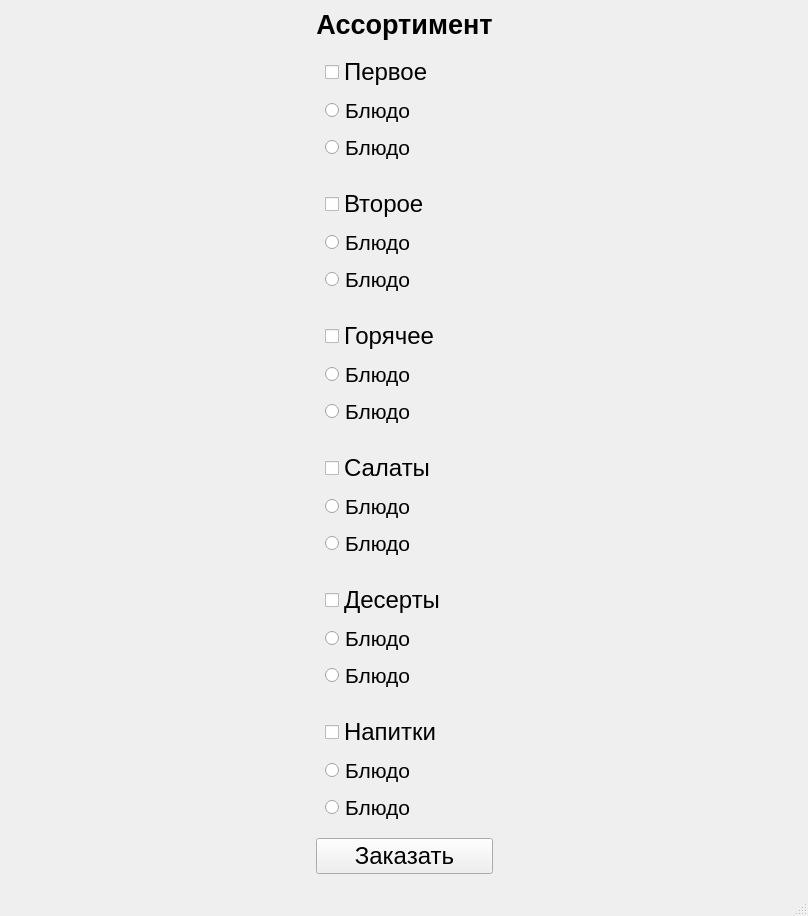
<?xml version="1.0" encoding="UTF-8"?>
<ui version="4.0">
 <class>mainWindow</class>
 <widget class="QMainWindow" name="mainWindow">
  <property name="geometry">
   <rect>
    <x>0</x>
    <y>0</y>
    <width>808</width>
    <height>705</height>
   </rect>
  </property>
  <property name="font">
   <font>
    <family>Arial</family>
    <pointsize>18</pointsize>
    <weight>50</weight>
    <bold>false</bold>
   </font>
  </property>
  <property name="windowTitle">
   <string>MainWindow</string>
  </property>
  <widget class="QWidget" name="centralwidget">
   <layout class="QHBoxLayout" name="horizontalLayout">
    <item>
     <spacer name="horizontalSpacer">
      <property name="orientation">
       <enum>Qt::Horizontal</enum>
      </property>
      <property name="sizeHint" stdset="0">
       <size>
        <width>40</width>
        <height>20</height>
       </size>
      </property>
     </spacer>
    </item>
    <item>
     <layout class="QVBoxLayout" name="verticalLayout_19">
      <item>
       <widget class="QLabel" name="label">
        <property name="font">
         <font>
          <pointsize>20</pointsize>
          <weight>75</weight>
          <bold>true</bold>
         </font>
        </property>
        <property name="text">
         <string>Ассортимент</string>
        </property>
        <property name="alignment">
         <set>Qt::AlignCenter</set>
        </property>
       </widget>
      </item>
      <item>
       <layout class="QVBoxLayout" name="verticalLayout_2">
        <item>
         <widget class="QWidget" name="widget" native="true">
          <layout class="QVBoxLayout" name="verticalLayout_8">
           <item>
            <widget class="QCheckBox" name="checkBox">
             <property name="font">
              <font>
               <pointsize>18</pointsize>
              </font>
             </property>
             <property name="tabletTracking">
              <bool>false</bool>
             </property>
             <property name="text">
              <string>Первое</string>
             </property>
             <property name="iconSize">
              <size>
               <width>16</width>
               <height>16</height>
              </size>
             </property>
             <property name="checked">
              <bool>false</bool>
             </property>
             <property name="autoRepeat">
              <bool>false</bool>
             </property>
             <property name="autoExclusive">
              <bool>false</bool>
             </property>
            </widget>
           </item>
           <item>
            <layout class="QVBoxLayout" name="verticalLayout_7">
             <item>
              <widget class="QRadioButton" name="radioButton">
               <property name="font">
                <font>
                 <pointsize>16</pointsize>
                </font>
               </property>
               <property name="text">
                <string>Блюдо</string>
               </property>
              </widget>
             </item>
             <item>
              <widget class="QRadioButton" name="radioButton_2">
               <property name="font">
                <font>
                 <pointsize>16</pointsize>
                </font>
               </property>
               <property name="text">
                <string>Блюдо</string>
               </property>
              </widget>
             </item>
            </layout>
           </item>
          </layout>
         </widget>
        </item>
       </layout>
      </item>
      <item>
       <layout class="QVBoxLayout" name="verticalLayout_10">
        <item>
         <widget class="QWidget" name="widget_2" native="true">
          <layout class="QVBoxLayout" name="verticalLayout_9">
           <item>
            <widget class="QCheckBox" name="checkBox_2">
             <property name="font">
              <font>
               <pointsize>18</pointsize>
              </font>
             </property>
             <property name="text">
              <string>Второе</string>
             </property>
            </widget>
           </item>
           <item>
            <layout class="QVBoxLayout" name="verticalLayout_3">
             <item>
              <widget class="QRadioButton" name="radioButton_3">
               <property name="font">
                <font>
                 <pointsize>16</pointsize>
                </font>
               </property>
               <property name="text">
                <string>Блюдо</string>
               </property>
              </widget>
             </item>
             <item>
              <widget class="QRadioButton" name="radioButton_4">
               <property name="font">
                <font>
                 <pointsize>16</pointsize>
                </font>
               </property>
               <property name="text">
                <string>Блюдо</string>
               </property>
              </widget>
             </item>
            </layout>
           </item>
          </layout>
         </widget>
        </item>
       </layout>
      </item>
      <item>
       <layout class="QVBoxLayout" name="verticalLayout_12">
        <item>
         <widget class="QWidget" name="widget_3" native="true">
          <layout class="QVBoxLayout" name="verticalLayout_11">
           <item>
            <widget class="QCheckBox" name="checkBox_3">
             <property name="font">
              <font>
               <pointsize>18</pointsize>
              </font>
             </property>
             <property name="text">
              <string>Горячее</string>
             </property>
            </widget>
           </item>
           <item>
            <layout class="QVBoxLayout" name="verticalLayout_4">
             <item>
              <widget class="QRadioButton" name="radioButton_5">
               <property name="font">
                <font>
                 <pointsize>16</pointsize>
                </font>
               </property>
               <property name="text">
                <string>Блюдо</string>
               </property>
              </widget>
             </item>
             <item>
              <widget class="QRadioButton" name="radioButton_6">
               <property name="font">
                <font>
                 <pointsize>16</pointsize>
                </font>
               </property>
               <property name="text">
                <string>Блюдо</string>
               </property>
              </widget>
             </item>
            </layout>
           </item>
          </layout>
         </widget>
        </item>
       </layout>
      </item>
      <item>
       <layout class="QVBoxLayout" name="verticalLayout_14">
        <item>
         <widget class="QWidget" name="widget_4" native="true">
          <layout class="QVBoxLayout" name="verticalLayout_13">
           <item>
            <widget class="QCheckBox" name="checkBox_4">
             <property name="font">
              <font>
               <pointsize>18</pointsize>
              </font>
             </property>
             <property name="text">
              <string>Салаты</string>
             </property>
            </widget>
           </item>
           <item>
            <layout class="QVBoxLayout" name="verticalLayout_5">
             <item>
              <widget class="QRadioButton" name="radioButton_7">
               <property name="font">
                <font>
                 <pointsize>16</pointsize>
                </font>
               </property>
               <property name="text">
                <string>Блюдо</string>
               </property>
              </widget>
             </item>
             <item>
              <widget class="QRadioButton" name="radioButton_8">
               <property name="font">
                <font>
                 <pointsize>16</pointsize>
                </font>
               </property>
               <property name="text">
                <string>Блюдо</string>
               </property>
              </widget>
             </item>
            </layout>
           </item>
          </layout>
         </widget>
        </item>
       </layout>
      </item>
      <item>
       <layout class="QVBoxLayout" name="verticalLayout_16">
        <item>
         <widget class="QWidget" name="widget_5" native="true">
          <layout class="QVBoxLayout" name="verticalLayout_15">
           <item>
            <widget class="QCheckBox" name="checkBox_5">
             <property name="font">
              <font>
               <pointsize>18</pointsize>
              </font>
             </property>
             <property name="text">
              <string>Десерты</string>
             </property>
            </widget>
           </item>
           <item>
            <layout class="QVBoxLayout" name="verticalLayout_6">
             <item>
              <widget class="QRadioButton" name="radioButton_9">
               <property name="font">
                <font>
                 <pointsize>16</pointsize>
                </font>
               </property>
               <property name="text">
                <string>Блюдо</string>
               </property>
              </widget>
             </item>
             <item>
              <widget class="QRadioButton" name="radioButton_10">
               <property name="font">
                <font>
                 <pointsize>16</pointsize>
                </font>
               </property>
               <property name="text">
                <string>Блюдо</string>
               </property>
              </widget>
             </item>
            </layout>
           </item>
          </layout>
         </widget>
        </item>
       </layout>
      </item>
      <item>
       <layout class="QVBoxLayout" name="verticalLayout_18">
        <item>
         <widget class="QWidget" name="widget_6" native="true">
          <layout class="QVBoxLayout" name="verticalLayout_17">
           <item>
            <widget class="QCheckBox" name="checkBox_6">
             <property name="font">
              <font>
               <family>Arial</family>
               <pointsize>18</pointsize>
              </font>
             </property>
             <property name="text">
              <string>Напитки</string>
             </property>
            </widget>
           </item>
           <item>
            <layout class="QVBoxLayout" name="verticalLayout">
             <item>
              <widget class="QRadioButton" name="radioButton_11">
               <property name="font">
                <font>
                 <family>Arial</family>
                 <pointsize>16</pointsize>
                </font>
               </property>
               <property name="text">
                <string>Блюдо</string>
               </property>
              </widget>
             </item>
             <item>
              <widget class="QRadioButton" name="radioButton_12">
               <property name="font">
                <font>
                 <family>Arial</family>
                 <pointsize>16</pointsize>
                </font>
               </property>
               <property name="text">
                <string>Блюдо</string>
               </property>
              </widget>
             </item>
            </layout>
           </item>
          </layout>
         </widget>
        </item>
       </layout>
      </item>
      <item>
       <widget class="QPushButton" name="pushButton">
        <property name="font">
         <font>
          <family>Arial</family>
          <pointsize>18</pointsize>
         </font>
        </property>
        <property name="text">
         <string>Заказать</string>
        </property>
       </widget>
      </item>
     </layout>
    </item>
    <item>
     <spacer name="horizontalSpacer_2">
      <property name="orientation">
       <enum>Qt::Horizontal</enum>
      </property>
      <property name="sizeHint" stdset="0">
       <size>
        <width>40</width>
        <height>20</height>
       </size>
      </property>
     </spacer>
    </item>
   </layout>
  </widget>
  <widget class="QMenuBar" name="menubar">
   <property name="geometry">
    <rect>
     <x>0</x>
     <y>0</y>
     <width>808</width>
     <height>24</height>
    </rect>
   </property>
  </widget>
  <widget class="QStatusBar" name="statusbar"/>
 </widget>
 <resources/>
 <connections/>
</ui>
